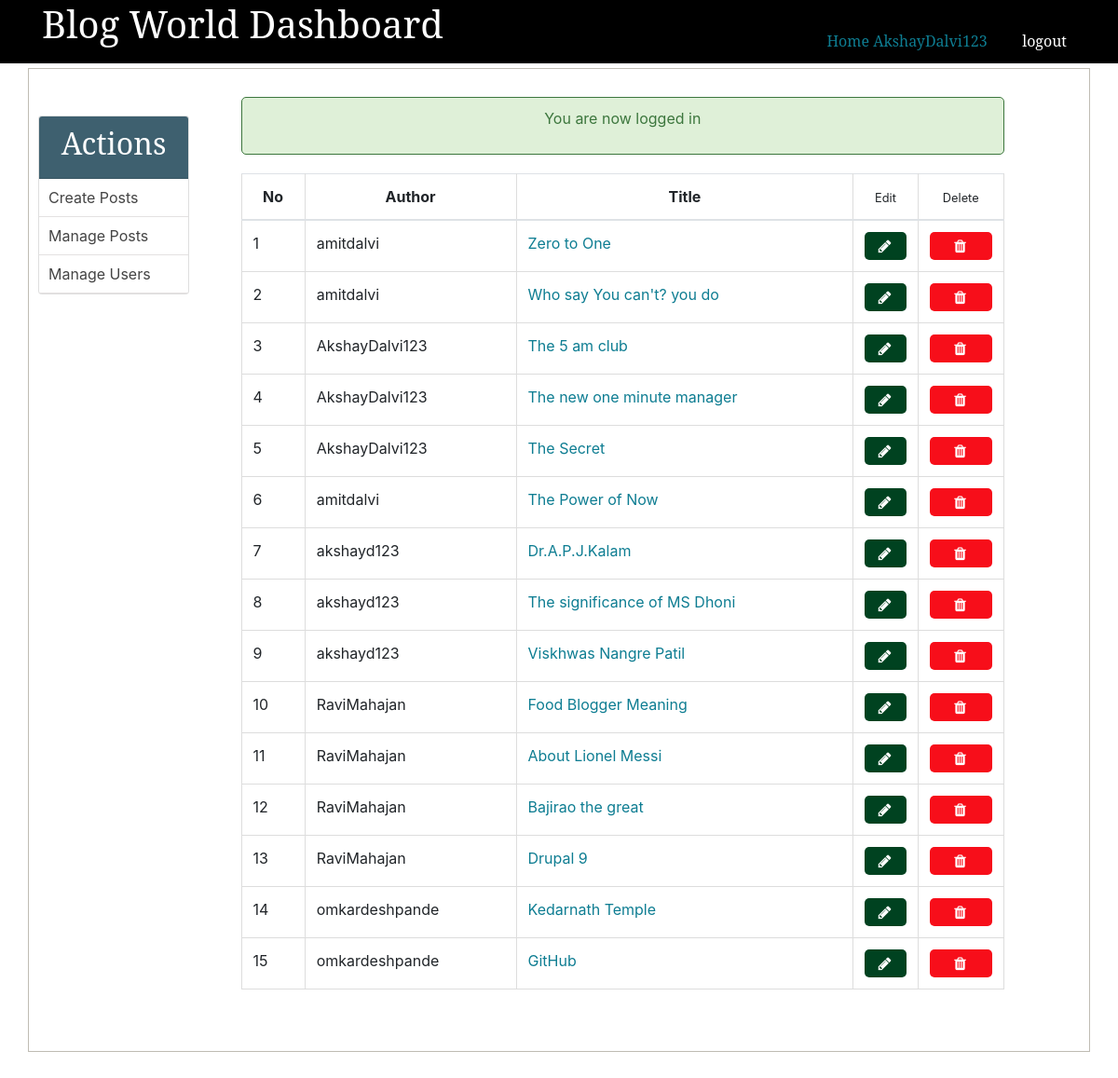
/admin/posts.php (signed in), run on the app's committed database.
### tables this page shows
CREATE TABLE `posts` (
  `id` int(11) NOT NULL,
  `user_id` int(11) DEFAULT NULL,
  `title` varchar(255) NOT NULL,
  `views` int(11) NOT NULL DEFAULT 0,
  `image` varchar(255) NOT NULL,
  `content` text NOT NULL,
  `created_at` timestamp NOT NULL DEFAULT current_timestamp(),
  `updated_at` timestamp NOT NULL DEFAULT '2021-08-08 00:20:25'
);

### admin/main/post_functions.php (called while the page is built, shortened)
<?php
function getAllPosts()
{
	global $conn;
	if ($_SESSION['user']['role'] == "Admin") {
		$sql = "SELECT * FROM posts";
	} elseif ($_SESSION['user']['role'] == "Author") {
		$user_id = $_SESSION['user']['id'];
		$sql = "SELECT * FROM posts WHERE user_id=$user_id";
	}
	$result = mysqli_query($conn, $sql);
	$posts = mysqli_fetch_all($result, MYSQLI_ASSOC);
	$final_posts = array();
	foreach ($posts as $post) {
		$post['author'] = getPostAuthorById($post['user_id']);
		array_push($final_posts, $post);
	}
	return $final_posts;
}
function getPostAuthorById($user_id)
{
	global $conn;
	$sql = "SELECT username FROM users WHERE id=$user_id";
	$result = mysqli_query($conn, $sql);
	if ($result) {
		return mysqli_fetch_assoc($result)['username'];
	} else {
		return null;
	}
}
?>

### admin/posts.php (the view, shortened to what this page needs)
<?php  include('../config.php'); ?>
<?php  include(ROOT_PATH . '/admin/main/post_functions.php'); ?>
<?php include(ROOT_PATH . '/admin/main/head_section.php'); ?>
<?php $posts = getAllPosts(); ?>
</head>
<body>
	<?php include(ROOT_PATH . '/admin/main/navbar.php') ?>
	<div class="container content">
		<?php include(ROOT_PATH . '/admin/main/menu.php') ?>
		<div class="table-div"  style="width: 80%;">
			<?php include(ROOT_PATH . '/admin/main/messages.php') ?>
			<?php if (empty($posts)): ?>
				<h1 style="text-align: center; margin-top: 20px;">No posts in the database.</h1>
			<?php else: ?>
				<table class="table">
						<thead>
						<th>No</th>
						<th>Author</th>
						<th>Title</th>
						<th><small>Edit</small></th>
						<th><small>Delete</small></th>
					</thead>
					<tbody>
					<?php foreach ($posts as $key => $post): ?>
						<tr>
							<td><?php echo $key + 1; ?></td>
							<td><?php echo $post['author']; ?></td>
							<td>
								<a 	target="_blank"
								href="../show_post.php?id=<?php echo $post['id'];?>">
									<?php echo $post['title']; ?>
								</a>
							</td>
								<td>
								<a class="fa fa-pencil btn edit"
									href="create_post.php?edit-post=<?php echo $post['id'] ?>">
								</a>
							</td>
							<td>
								<a  class="fa fa-trash btn delete"
									href="create_post.php?delete-post=<?php echo $post['id'] ?>">
								</a>
							</td>
						</tr>
					<?php endforeach ?>
					</tbody>
				</table>
			<?php endif ?>
		</div>
	</div>
</body>
</html>

### style/css/adminMain.css (style rules this page uses)
* { margin:0px;padding:0px }
a { text-decoration:none;color:#0e7d92 }
.btn { color:#fff;background:#4e6166;text-align:center;border:none;border-radius:5px;display:block;letter-spacing:.1em;padding:13px 20px;text-decoration:none }
table { border-collapse:collapse;width:70%;margin:20px auto }
th,td { padding:8px;text-align:left;border:1px solid #ddd }
th { text-align:center }
.table-div { float:left;width:47% }
.table-div table { width:90% }
.table-div a.fa { color:#fff;padding:3px }
.table-div .edit { background:#004220 }
.table-div .delete { background:#f70e1a }
.container { width:95%;margin:5px auto 50px;border:1px solid #bfbcb3;padding:10px 0px 50px }
.container:after { content:"";display:block;clear:both }

### data on the page
posts: author "amitdalvi", title "Zero to One"
posts: author "amitdalvi", title "Who say You can't? you do"
posts: author "AkshayDalvi123", title "The 5 am club"
posts: author "AkshayDalvi123", title "The new one minute manager"
posts: author "AkshayDalvi123", title "The Secret"
posts: author "amitdalvi", title "The Power of Now"
posts: author "akshayd123", title "Dr.A.P.J.Kalam"
posts: author "akshayd123", title "The significance of MS Dhoni"
posts: author "akshayd123", title "Viskhwas Nangre Patil"
posts: author "RaviMahajan", title "Food Blogger Meaning"
posts: author "RaviMahajan", title "About Lionel Messi"
posts: author "RaviMahajan", title "Bajirao the great"
posts: author "RaviMahajan", title "Drupal 9"
posts: author "omkardeshpande", title "Kedarnath Temple"
posts: author "omkardeshpande", title "GitHub"

### other printed values
$_SESSION['user']['username'] "AkshayDalvi123"
$_SESSION['message'] "You are now logged in"
